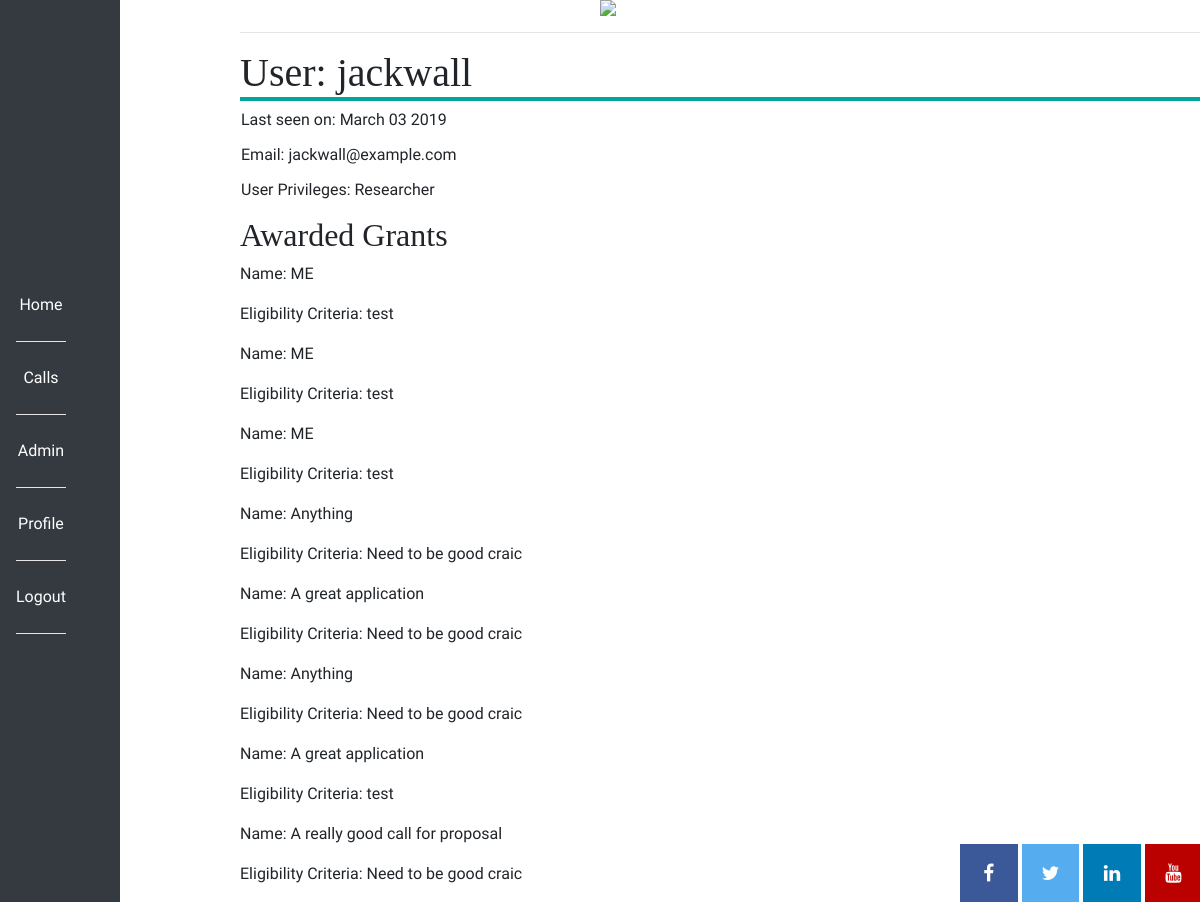
Page /profile/jackwall (signed in) on the earlier database version.
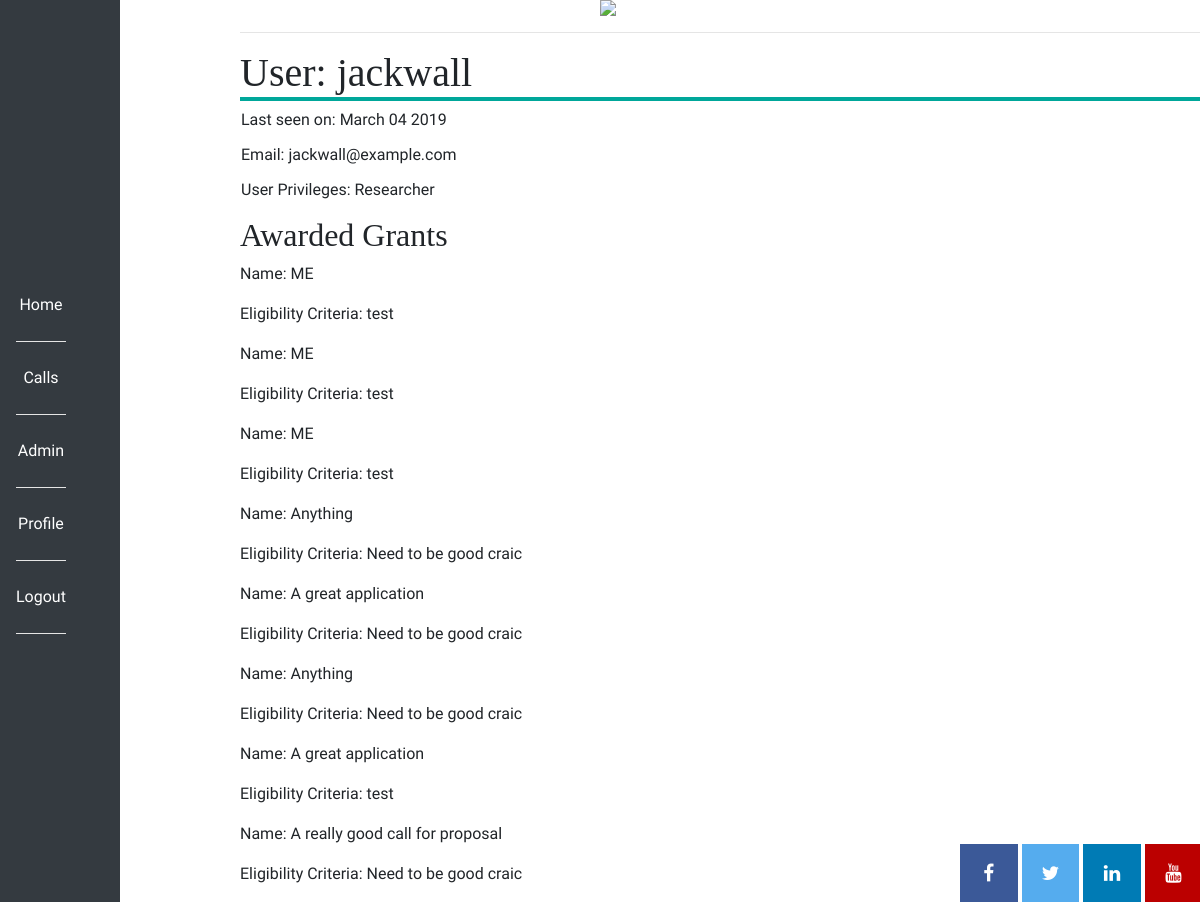
Same page on the later database version.
### app/models.py (models this page shows, shortened)
class User(db.Model, UserMixin):
    id = db.Column(db.Integer, primary_key=True)
    username = db.Column(db.String(64), index=True, unique=True)
    email = db.Column(db.String(120), index=True, unique=True)
    password_hash = db.Column(db.String(128))
    access = db.Column(db.Integer)
    proposals = db.relationship('Proposal', backref='author', lazy='dynamic')
    education_info = db.relationship("EducationInfo", backref="author", lazy="dynamic")
    employment = db.relationship("Employment", backref="author", lazy="dynamic")
    professional_studies = db.relationship("ProfessionalStudies", backref="author", lazy="dynamic")
    distinctions_and_awards = db.relationship("DistinctionsAndAwards", backref="author", lazy="dynamic")
    funding_diversification = db.relationship("FundingDiversification", backref="author", lazy="dynamic")
    team_members = db.relationship("TeamMembers", backref="author", lazy="dynamic")
    impacts = db.relationship("Impacts", backref="author", lazy="dynamic")
    innovations = db.relationship("Innovation", backref="author", lazy="dynamic")
    publications = db.relationship("Publication", backref="author", lazy="dynamic")
    presentations = db.relationship("Presentation", backref="author", lazy="dynamic")
    academic_collabs = db.relationship("AcademicCollabs", backref="author", lazy="dynamic")
    non_academic_collabs = db.relationship("NonAcademicCollabs", backref="author", lazy="dynamic")
    conferences = db.relationship("Conference", backref="author", lazy="dynamic")
    communications = db.relationship("Communications", backref="author", lazy="dynamic")
    funding_ratio = db.relationship("FundingRatio", backref="author", lazy="dynamic")
    public_engagement = db.relationship("PublicEngagement", backref="author", lazy="dynamic")
    about_me = db.Column(db.String(140))
    last_seen = db.Column(db.String(20), default=datetime.utcnow().strftime("%B %d %Y"))
    def is_admin(self):
        return self.access == 2
    def get_access(self):
        for acc in ACCESS:
            if self.access == ACCESS[acc]:
                return acc

### app/routes.py (the view)
@app.route('/profile/<username>')
@login_required
def profile(username):
    user = User.query.filter_by(username=username).first_or_404()
    access = user.get_access()
    proposals = Proposal.query.filter_by(user_id=user.id)
    return render_template('profile.html', user=user, img=svg, proposals=proposals, access=access)

### app/models.py (called while the page is built)
@login.user_loader
def load_user(id):
    return User.query.get(int(id))

### app/routes.py (called while the page is built)
@app.before_request
def before_request():
    if current_user.is_authenticated:
        current_user.last_seen = datetime.utcnow().strftime("%B %d %Y")
        db.session.commit()

### app/templates/profile.html (shortened to what this page needs)
{% extends "base.html" %}
{% block content %}
<main>
    <h1>User: {{  user.username }}</h1>
    <table>
        <tr valign=""top>
            <td>
                {% if user.last_seen %}<p>Last seen on: {{ user.last_seen }}</p>{%  endif %}
                <p>Email: {{ user.email }}</p>
                {% if user.access == 1 %}
                    <p>User Privileges: Researcher</p>
                {% elif user.access == 2 %}
                    <p>User Privileges: Admin</p>
                {% elif user.access == 3 %}
                    <p>User Privileges: Host Institution</p>
                {% elif user.access == 4 %}
                    <p>User Privileges: Reviewer</p>
                {% endif %}
            </td>
        </tr>
    </table>
        <h2>Awarded Grants</h2>
        {% for proposal in proposals %}
            <p>Name: {{ proposal.name }}</p>
            <p>Eligibility Criteria: {{ proposal.eligibility_criteria }}</p>
        {% endfor %}
</main>
{% endblock %}

Differences in the rows shown:
changed User "jackwall": last_seen "March 03 2019" → "March 04 2019"
